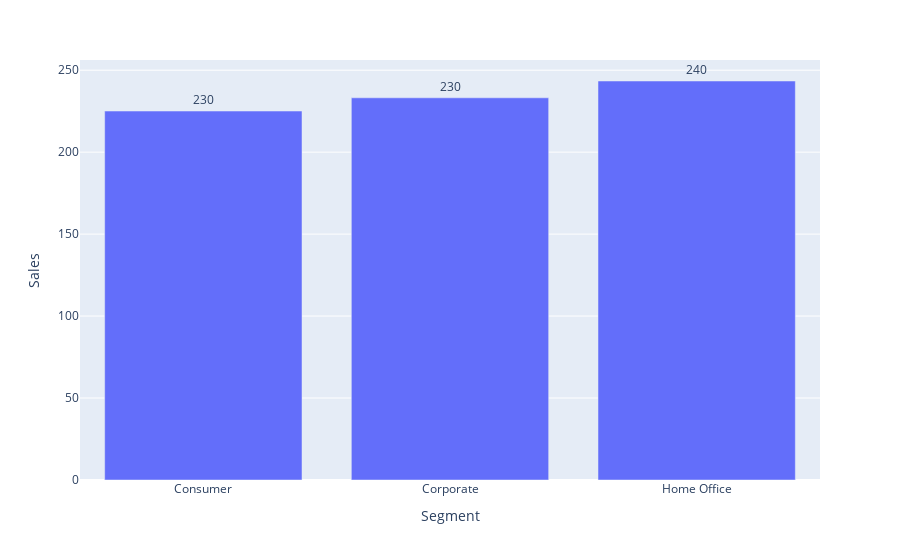

The cell this chart's notebook holds for it:
### Code cell
sales_by_segment = df.groupby("Segment")["Sales"].mean().to_frame()
sales_by_segment.reset_index(inplace=True)

fig = px.bar(sales_by_segment,
            x="Segment",
            y="Sales",
            text="Sales")
fig.update_traces(texttemplate='%{text:.2s}', textposition='outside')
fig.show()

### Figure 1 — Plotly figure (JSON) as saved in the notebook; plotly's stock layout.template omitted (floating-point values rounded to 4 significant figures)
{"data": [{"alignmentgroup": "True", "hovertemplate": "Segment=%{x}<br>Sales=%{text}<extra></extra>", "legendgroup": "", "marker": {"color": "#636efa", "pattern": {"shape": ""}}, "name": "", "offsetgroup": "", "orientation": "v", "showlegend": false, "text": [225.1, 233.2, 243.4], "textposition": "outside", "texttemplate": "%{text:.2s}", "type": "bar", "x": ["Consumer", "Corporate", "Home Office"], "xaxis": "x", "y": [225.1, 233.2, 243.4], "yaxis": "y"}], "layout": {"barmode": "relative", "legend": {"tracegroupgap": 0}, "margin": {"t": 60}, "xaxis": {"anchor": "y", "domain": [0, 1], "title": {"text": "Segment"}}, "yaxis": {"anchor": "x", "domain": [0, 1], "title": {"text": "Sales"}}}}
